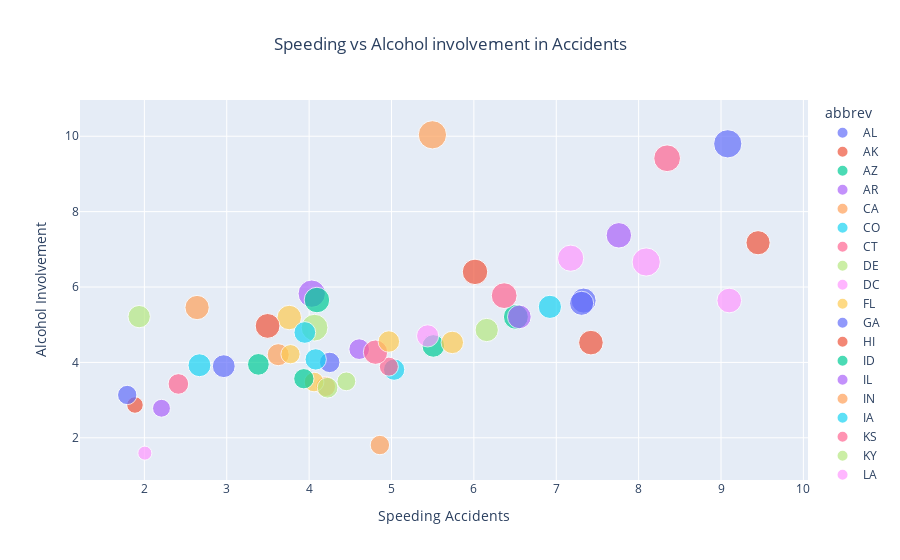

Notebook cell for this chart:
### Code cell
#Alcohol vs Speeding
fig=px.scatter(df,x='speeding',y='alcohol',
               color='abbrev',
               size='total',
               title='Speeding vs Alcohol involvement in Accidents',
               labels={'speeding':'Speeding Accidents','alcohol':'Alcohol Involvement'}
               )
fig.update_layout(title={'x':0.5})
fig.show()

### Figure 1 — Plotly figure (JSON) as saved in the notebook; plotly's stock layout.template omitted (floating-point values rounded to 4 significant figures)
{"data": [{"hovertemplate": "abbrev=AL<br>Speeding Accidents=%{x}<br>Alcohol Involvement=%{y}<br>total=%{marker.size}<extra></extra>", "legendgroup": "AL", "marker": {"color": "#636efa", "size": [18.8], "sizemode": "area", "sizeref": 0.05975, "symbol": "circle"}, "mode": "markers", "name": "AL", "orientation": "v", "showlegend": true, "type": "scatter", "x": [7.332], "xaxis": "x", "y": [5.64], "yaxis": "y"}, {"hovertemplate": "abbrev=AK<br>Speeding Accidents=%{x}<br>Alcohol Involvement=%{y}<br>total=%{marker.size}<extra></extra>", "legendgroup": "AK", "marker": {"color": "#EF553B", "size": [18.1], "sizemode": "area", "sizeref": 0.05975, "symbol": "circle"}, "mode": "markers", "name": "AK", "orientation": "v", "showlegend": true, "type": "scatter", "x": [7.421], "xaxis": "x", "y": [4.525], "yaxis": "y"}, {"hovertemplate": "abbrev=AZ<br>Speeding Accidents=%{x}<br>Alcohol Involvement=%{y}<br>total=%{marker.size}<extra></extra>", "legendgroup": "AZ", "marker": {"color": "#00cc96", "size": [18.6], "sizemode": "area", "sizeref": 0.05975, "symbol": "circle"}, "mode": "markers", "name": "AZ", "orientation": "v", "showlegend": true, "type": "scatter", "x": [6.51], "xaxis": "x", "y": [5.208], "yaxis": "y"}, {"hovertemplate": "abbrev=AR<br>Speeding Accidents=%{x}<br>Alcohol Involvement=%{y}<br>total=%{marker.size}<extra></extra>", "legendgroup": "AR", "marker": {"color": "#ab63fa", "size": [22.4], "sizemode": "area", "sizeref": 0.05975, "symbol": "circle"}, "mode": "markers", "name": "AR", "orientation": "v", "showlegend": true, "type": "scatter", "x": [4.032], "xaxis": "x", "y": [5.824], "yaxis": "y"}, {"hovertemplate": "abbrev=CA<br>Speeding Accidents=%{x}<br>Alcohol Involvement=%{y}<br>total=%{marker.size}<extra></extra>", "legendgroup": "CA", "marker": {"color": "#FFA15A", "size": [12.0], "sizemode": "area", "sizeref": 0.05975, "symbol": "circle"}, "mode": "markers", "name": "CA", "orientation": "v", "showlegend": true, "type": "scatter", "x": [4.2], "xaxis": "x", "y": [3.36], "yaxis": "y"}, {"hovertemplate": "abbrev=CO<br>Speeding Accidents=%{x}<br>Alcohol Involvement=%{y}<br>total=%{marker.size}<extra></extra>", "legendgroup": "CO", "marker": {"color": "#19d3f3", "size": [13.6], "sizemode": "area", "sizeref": 0.05975, "symbol": "circle"}, "mode": "markers", "name": "CO", "orientation": "v", "showlegend": true, "type": "scatter", "x": [5.032], "xaxis": "x", "y": [3.808], "yaxis": "y"}, {"hovertemplate": "abbrev=CT<br>Speeding Accidents=%{x}<br>Alcohol Involvement=%{y}<br>total=%{marker.size}<extra></extra>", "legendgroup": "CT", "marker": {"color": "#FF6692", "size": [10.8], "sizemode": "area", "sizeref": 0.05975, "symbol": "circle"}, "mode": "markers", "name": "CT", "orientation": "v", "showlegend": true, "type": "scatter", "x": [4.968], "xaxis": "x", "y": [3.888], "yaxis": "y"}, {"hovertemplate": "abbrev=DE<br>Speeding Accidents=%{x}<br>Alcohol Involvement=%{y}<br>total=%{marker.size}<extra></extra>", "legendgroup": "DE", "marker": {"color": "#B6E880", "size": [16.2], "sizemode": "area", "sizeref": 0.05975, "symbol": "circle"}, "mode": "markers", "name": "DE", "orientation": "v", "showlegend": true, "type": "scatter", "x": [6.156], "xaxis": "x", "y": [4.86], "yaxis": "y"}, {"hovertemplate": "abbrev=DC<br>Speeding Accidents=%{x}<br>Alcohol Involvement=%{y}<br>total=%{marker.size}<extra></extra>", "legendgroup": "DC", "marker": {"color": "#FF97FF", "size": [5.9], "sizemode": "area", "sizeref": 0.05975, "symbol": "circle"}, "mode": "markers", "name": "DC", "orientation": "v", "showlegend": true, "type": "scatter", "x": [2.006], "xaxis": "x", "y": [1.593], "yaxis": "y"}, {"hovertemplate": "abbrev=FL<br>Speeding Accidents=%{x}<br>Alcohol Involvement=%{y}<br>total=%{marker.size}<extra></extra>", "legendgroup": "FL", "marker": {"color": "#FECB52", "size": [17.9], "sizemode": "area", "sizeref": 0.05975, "symbol": "circle"}, "mode": "markers", "name": "FL", "orientation": "v", "showlegend": true, "type": "scatter", "x": [3.759], "xaxis": "x", "y": [5.191], "yaxis": "y"}, {"hovertemplate": "abbrev=GA<br>Speeding Accidents=%{x}<br>Alcohol Involvement=%{y}<br>total=%{marker.size}<extra></extra>", "legendgroup": "GA", "marker": {"color": "#636efa", "size": [15.6], "sizemode": "area", "sizeref": 0.05975, "symbol": "circle"}, "mode": "markers", "name": "GA", "orientation": "v", "showlegend": true, "type": "scatter", "x": [2.964], "xaxis": "x", "y": [3.9], "yaxis": "y"}, {"hovertemplate": "abbrev=HI<br>Speeding Accidents=%{x}<br>Alcohol Involvement=%{y}<br>total=%{marker.size}<extra></extra>", "legendgroup": "HI", "marker": {"color": "#EF553B", "size": [17.5], "sizemode": "area", "sizeref": 0.05975, "symbol": "circle"}, "mode": "markers", "name": "HI", "orientation": "v", "showlegend": true, "type": "scatter", "x": [9.45], "xaxis": "x", "y": [7.175], "yaxis": "y"}, {"hovertemplate": "abbrev=ID<br>Speeding Accidents=%{x}<br>Alcohol Involvement=%{y}<br>total=%{marker.size}<extra></extra>", "legendgroup": "ID", "marker": {"color": "#00cc96", "size": [15.3], "sizemode": "area", "sizeref": 0.05975, "symbol": "circle"}, "mode": "markers", "name": "ID", "orientation": "v", "showlegend": true, "type": "scatter", "x": [5.508], "xaxis": "x", "y": [4.437], "yaxis": "y"}, {"hovertemplate": "abbrev=IL<br>Speeding Accidents=%{x}<br>Alcohol Involvement=%{y}<br>total=%{marker.size}<extra></extra>", "legendgroup": "IL", "marker": {"color": "#ab63fa", "size": [12.8], "sizemode": "area", "sizeref": 0.05975, "symbol": "circle"}, "mode": "markers", "name": "IL", "orientation": "v", "showlegend": true, "type": "scatter", "x": [4.608], "xaxis": "x", "y": [4.352], "yaxis": "y"}, {"hovertemplate": "abbrev=IN<br>Speeding Accidents=%{x}<br>Alcohol Involvement=%{y}<br>total=%{marker.size}<extra></extra>", "legendgroup": "IN", "marker": {"color": "#FFA15A", "size": [14.5], "sizemode": "area", "sizeref": 0.05975, "symbol": "circle"}, "mode": "markers", "name": "IN", "orientation": "v", "showlegend": true, "type": "scatter", "x": [3.625], "xaxis": "x", "y": [4.205], "yaxis": "y"}, {"hovertemplate": "abbrev=IA<br>Speeding Accidents=%{x}<br>Alcohol Involvement=%{y}<br>total=%{marker.size}<extra></extra>", "legendgroup": "IA", "marker": {"color": "#19d3f3", "size": [15.7], "sizemode": "area", "sizeref": 0.05975, "symbol": "circle"}, "mode": "markers", "name": "IA", "orientation": "v", "showlegend": true, "type": "scatter", "x": [2.669], "xaxis": "x", "y": [3.925], "yaxis": "y"}, {"hovertemplate": "abbrev=KS<br>Speeding Accidents=%{x}<br>Alcohol Involvement=%{y}<br>total=%{marker.size}<extra></extra>", "legendgroup": "KS", "marker": {"color": "#FF6692", "size": [17.8], "sizemode": "area", "sizeref": 0.05975, "symbol": "circle"}, "mode": "markers", "name": "KS", "orientation": "v", "showlegend": true, "type": "scatter", "x": [4.806], "xaxis": "x", "y": [4.272], "yaxis": "y"}, {"hovertemplate": "abbrev=KY<br>Speeding Accidents=%{x}<br>Alcohol Involvement=%{y}<br>total=%{marker.size}<extra></extra>", "legendgroup": "KY", "marker": {"color": "#B6E880", "size": [21.4], "sizemode": "area", "sizeref": 0.05975, "symbol": "circle"}, "mode": "markers", "name": "KY", "orientation": "v", "showlegend": true, "type": "scatter", "x": [4.066], "xaxis": "x", "y": [4.922], "yaxis": "y"}, {"hovertemplate": "abbrev=LA<br>Speeding Accidents=%{x}<br>Alcohol Involvement=%{y}<br>total=%{marker.size}<extra></extra>", "legendgroup": "LA", "marker": {"color": "#FF97FF", "size": [20.5], "sizemode": "area", "sizeref": 0.05975, "symbol": "circle"}, "mode": "markers", "name": "LA", "orientation": "v", "showlegend": true, "type": "scatter", "x": [7.175], "xaxis": "x", "y": [6.765], "yaxis": "y"}, {"hovertemplate": "abbrev=ME<br>Speeding Accidents=%{x}<br>Alcohol Involvement=%{y}<br>total=%{marker.size}<extra></extra>", "legendgroup": "ME", "marker": {"color": "#FECB52", "size": [15.1], "sizemode": "area", "sizeref": 0.05975, "symbol": "circle"}, "mode": "markers", "name": "ME", "orientation": "v", "showlegend": true, "type": "scatter", "x": [5.738], "xaxis": "x", "y": [4.53], "yaxis": "y"}, {"hovertemplate": "abbrev=MD<br>Speeding Accidents=%{x}<br>Alcohol Involvement=%{y}<br>total=%{marker.size}<extra></extra>", "legendgroup": "MD", "marker": {"color": "#636efa", "size": [12.5], "sizemode": "area", "sizeref": 0.05975, "symbol": "circle"}, "mode": "markers", "name": "MD", "orientation": "v", "showlegend": true, "type": "scatter", "x": [4.25], "xaxis": "x", "y": [4.0], "yaxis": "y"}, {"hovertemplate": "abbrev=MA<br>Speeding Accidents=%{x}<br>Alcohol Involvement=%{y}<br>total=%{marker.size}<extra></extra>", "legendgroup": "MA", "marker": {"color": "#EF553B", "size": [8.2], "sizemode": "area", "sizeref": 0.05975, "symbol": "circle"}, "mode": "markers", "name": "MA", "orientation": "v", "showlegend": true, "type": "scatter", "x": [1.886], "xaxis": "x", "y": [2.87], "yaxis": "y"}, {"hovertemplate": "abbrev=MI<br>Speeding Accidents=%{x}<br>Alcohol Involvement=%{y}<br>total=%{marker.size}<extra></extra>", "legendgroup": "MI", "marker": {"color": "#00cc96", "size": [14.1], "sizemode": "area", "sizeref": 0.05975, "symbol": "circle"}, "mode": "markers", "name": "MI", "orientation": "v", "showlegend": true, "type": "scatter", "x": [3.384], "xaxis": "x", "y": [3.948], "yaxis": "y"}, {"hovertemplate": "abbrev=MN<br>Speeding Accidents=%{x}<br>Alcohol Involvement=%{y}<br>total=%{marker.size}<extra></extra>", "legendgroup": "MN", "marker": {"color": "#ab63fa", "size": [9.6], "sizemode": "area", "sizeref": 0.05975, "symbol": "circle"}, "mode": "markers", "name": "MN", "orientation": "v", "showlegend": true, "type": "scatter", "x": [2.208], "xaxis": "x", "y": [2.784], "yaxis": "y"}, {"hovertemplate": "abbrev=MS<br>Speeding Accidents=%{x}<br>Alcohol Involvement=%{y}<br>total=%{marker.size}<extra></extra>", "legendgroup": "MS", "marker": {"color": "#FFA15A", "size": [17.6], "sizemode": "area", "sizeref": 0.05975, "symbol": "circle"}, "mode": "markers", "name": "MS", "orientation": "v", "showlegend": true, "type": "scatter", "x": [2.64], "xaxis": "x", "y": [5.456], "yaxis": "y"}, {"hovertemplate": "abbrev=MO<br>Speeding Accidents=%{x}<br>Alcohol Involvement=%{y}<br>total=%{marker.size}<extra></extra>", "legendgroup": "MO", "marker": {"color": "#19d3f3", "size": [16.1], "sizemode": "area", "sizeref": 0.05975, "symbol": "circle"}, "mode": "markers", "name": "MO", "orientation": "v", "showlegend": true, "type": "scatter", "x": [6.923], "xaxis": "x", "y": [5.474], "yaxis": "y"}, {"hovertemplate": "abbrev=MT<br>Speeding Accidents=%{x}<br>Alcohol Involvement=%{y}<br>total=%{marker.size}<extra></extra>", "legendgroup": "MT", "marker": {"color": "#FF6692", "size": [21.4], "sizemode": "area", "sizeref": 0.05975, "symbol": "circle"}, "mode": "markers", "name": "MT", "orientation": "v", "showlegend": true, "type": "scatter", "x": [8.346], "xaxis": "x", "y": [9.416], "yaxis": "y"}, {"hovertemplate": "abbrev=NE<br>Speeding Accidents=%{x}<br>Alcohol Involvement=%{y}<br>total=%{marker.size}<extra></extra>", "legendgroup": "NE", "marker": {"color": "#B6E880", "size": [14.9], "sizemode": "area", "sizeref": 0.05975, "symbol": "circle"}, "mode": "markers", "name": "NE", "orientation": "v", "showlegend": true, "type": "scatter", "x": [1.937], "xaxis": "x", "y": [5.215], "yaxis": "y"}, {"hovertemplate": "abbrev=NV<br>Speeding Accidents=%{x}<br>Alcohol Involvement=%{y}<br>total=%{marker.size}<extra></extra>", "legendgroup": "NV", "marker": {"color": "#FF97FF", "size": [14.7], "sizemode": "area", "sizeref": 0.05975, "symbol": "circle"}, "mode": "markers", "name": "NV", "orientation": "v", "showlegend": true, "type": "scatter", "x": [5.439], "xaxis": "x", "y": [4.704], "yaxis": "y"}, {"hovertemplate": "abbrev=NH<br>Speeding Accidents=%{x}<br>Alcohol Involvement=%{y}<br>total=%{marker.size}<extra></extra>", "legendgroup": "NH", "marker": {"color": "#FECB52", "size": [11.6], "sizemode": "area", "sizeref": 0.05975, "symbol": "circle"}, "mode": "markers", "name": "NH", "orientation": "v", "showlegend": true, "type": "scatter", "x": [4.06], "xaxis": "x", "y": [3.48], "yaxis": "y"}, {"hovertemplate": "abbrev=NJ<br>Speeding Accidents=%{x}<br>Alcohol Involvement=%{y}<br>total=%{marker.size}<extra></extra>", "legendgroup": "NJ", "marker": {"color": "#636efa", "size": [11.2], "sizemode": "area", "sizeref": 0.05975, "symbol": "circle"}, "mode": "markers", "name": "NJ", "orientation": "v", "showlegend": true, "type": "scatter", "x": [1.792], "xaxis": "x", "y": [3.136], "yaxis": "y"}, {"hovertemplate": "abbrev=NM<br>Speeding Accidents=%{x}<br>Alcohol Involvement=%{y}<br>total=%{marker.size}<extra></extra>", "legendgroup": "NM", "marker": {"color": "#EF553B", "size": [18.4], "sizemode": "area", "sizeref": 0.05975, "symbol": "circle"}, "mode": "markers", "name": "NM", "orientation": "v", "showlegend": true, "type": "scatter", "x": [3.496], "xaxis": "x", "y": [4.968], "yaxis": "y"}, {"hovertemplate": "abbrev=NY<br>Speeding Accidents=%{x}<br>Alcohol Involvement=%{y}<br>total=%{marker.size}<extra></extra>", "legendgroup": "NY", "marker": {"color": "#00cc96", "size": [12.3], "sizemode": "area", "sizeref": 0.05975, "symbol": "circle"}, "mode": "markers", "name": "NY", "orientation": "v", "showlegend": true, "type": "scatter", "x": [3.936], "xaxis": "x", "y": [3.567], "yaxis": "y"}, {"hovertemplate": "abbrev=NC<br>Speeding Accidents=%{x}<br>Alcohol Involvement=%{y}<br>total=%{marker.size}<extra></extra>", "legendgroup": "NC", "marker": {"color": "#ab63fa", "size": [16.8], "sizemode": "area", "sizeref": 0.05975, "symbol": "circle"}, "mode": "markers", "name": "NC", "orientation": "v", "showlegend": true, "type": "scatter", "x": [6.552], "xaxis": "x", "y": [5.208], "yaxis": "y"}, {"hovertemplate": "abbrev=ND<br>Speeding Accidents=%{x}<br>Alcohol Involvement=%{y}<br>total=%{marker.size}<extra></extra>", "legendgroup": "ND", "marker": {"color": "#FFA15A", "size": [23.9], "sizemode": "area", "sizeref": 0.05975, "symbol": "circle"}, "mode": "markers", "name": "ND", "orientation": "v", "showlegend": true, "type": "scatter", "x": [5.497], "xaxis": "x", "y": [10.04], "yaxis": "y"}, {"hovertemplate": "abbrev=OH<br>Speeding Accidents=%{x}<br>Alcohol Involvement=%{y}<br>total=%{marker.size}<extra></extra>", "legendgroup": "OH", "marker": {"color": "#19d3f3", "size": [14.1], "sizemode": "area", "sizeref": 0.05975, "symbol": "circle"}, "mode": "markers", "name": "OH", "orientation": "v", "showlegend": true, "type": "scatter", "x": [3.948], "xaxis": "x", "y": [4.794], "yaxis": "y"}, {"hovertemplate": "abbrev=OK<br>Speeding Accidents=%{x}<br>Alcohol Involvement=%{y}<br>total=%{marker.size}<extra></extra>", "legendgroup": "OK", "marker": {"color": "#FF6692", "size": [19.9], "sizemode": "area", "sizeref": 0.05975, "symbol": "circle"}, "mode": "markers", "name": "OK", "orientation": "v", "showlegend": true, "type": "scatter", "x": [6.368], "xaxis": "x", "y": [5.771], "yaxis": "y"}, {"hovertemplate": "abbrev=OR<br>Speeding Accidents=%{x}<br>Alcohol Involvement=%{y}<br>total=%{marker.size}<extra></extra>", "legendgroup": "OR", "marker": {"color": "#B6E880", "size": [12.8], "sizemode": "area", "sizeref": 0.05975, "symbol": "circle"}, "mode": "markers", "name": "OR", "orientation": "v", "showlegend": true, "type": "scatter", "x": [4.224], "xaxis": "x", "y": [3.328], "yaxis": "y"}, {"hovertemplate": "abbrev=PA<br>Speeding Accidents=%{x}<br>Alcohol Involvement=%{y}<br>total=%{marker.size}<extra></extra>", "legendgroup": "PA", "marker": {"color": "#FF97FF", "size": [18.2], "sizemode": "area", "sizeref": 0.05975, "symbol": "circle"}, "mode": "markers", "name": "PA", "orientation": "v", "showlegend": true, "type": "scatter", "x": [9.1], "xaxis": "x", "y": [5.642], "yaxis": "y"}, {"hovertemplate": "abbrev=RI<br>Speeding Accidents=%{x}<br>Alcohol Involvement=%{y}<br>total=%{marker.size}<extra></extra>", "legendgroup": "RI", "marker": {"color": "#FECB52", "size": [11.1], "sizemode": "area", "sizeref": 0.05975, "symbol": "circle"}, "mode": "markers", "name": "RI", "orientation": "v", "showlegend": true, "type": "scatter", "x": [3.774], "xaxis": "x", "y": [4.218], "yaxis": "y"}, {"hovertemplate": "abbrev=SC<br>Speeding Accidents=%{x}<br>Alcohol Involvement=%{y}<br>total=%{marker.size}<extra></extra>", "legendgroup": "SC", "marker": {"color": "#636efa", "size": [23.9], "sizemode": "area", "sizeref": 0.05975, "symbol": "circle"}, "mode": "markers", "name": "SC", "orientation": "v", "showlegend": true, "type": "scatter", "x": [9.082], "xaxis": "x", "y": [9.799], "yaxis": "y"}, {"hovertemplate": "abbrev=SD<br>Speeding Accidents=%{x}<br>Alcohol Involvement=%{y}<br>total=%{marker.size}<extra></extra>", "legendgroup": "SD", "marker": {"color": "#EF553B", "size": [19.4], "sizemode": "area", "sizeref": 0.05975, "symbol": "circle"}, "mode": "markers", "name": "SD", "orientation": "v", "showlegend": true, "type": "scatter", "x": [6.014], "xaxis": "x", "y": [6.402], "yaxis": "y"}, {"hovertemplate": "abbrev=TN<br>Speeding Accidents=%{x}<br>Alcohol Involvement=%{y}<br>total=%{marker.size}<extra></extra>", "legendgroup": "TN", "marker": {"color": "#00cc96", "size": [19.5], "sizemode": "area", "sizeref": 0.05975, "symbol": "circle"}, "mode": "markers", "name": "TN", "orientation": "v", "showlegend": true, "type": "scatter", "x": [4.095], "xaxis": "x", "y": [5.655], "yaxis": "y"}, {"hovertemplate": "abbrev=TX<br>Speeding Accidents=%{x}<br>Alcohol Involvement=%{y}<br>total=%{marker.size}<extra></extra>", "legendgroup": "TX", "marker": {"color": "#ab63fa", "size": [19.4], "sizemode": "area", "sizeref": 0.05975, "symbol": "circle"}, "mode": "markers", "name": "TX", "orientation": "v", "showlegend": true, "type": "scatter", "x": [7.76], "xaxis": "x", "y": [7.372], "yaxis": "y"}, {"hovertemplate": "abbrev=UT<br>Speeding Accidents=%{x}<br>Alcohol Involvement=%{y}<br>total=%{marker.size}<extra></extra>", "legendgroup": "UT", "marker": {"color": "#FFA15A", "size": [11.3], "sizemode": "area", "sizeref": 0.05975, "symbol": "circle"}, "mode": "markers", "name": "UT", "orientation": "v", "showlegend": true, "type": "scatter", "x": [4.859], "xaxis": "x", "y": [1.808], "yaxis": "y"}, {"hovertemplate": "abbrev=VT<br>Speeding Accidents=%{x}<br>Alcohol Involvement=%{y}<br>total=%{marker.size}<extra></extra>", "legendgroup": "VT", "marker": {"color": "#19d3f3", "size": [13.6], "sizemode": "area", "sizeref": 0.05975, "symbol": "circle"}, "mode": "markers", "name": "VT", "orientation": "v", "showlegend": true, "type": "scatter", "x": [4.08], "xaxis": "x", "y": [4.08], "yaxis": "y"}, {"hovertemplate": "abbrev=VA<br>Speeding Accidents=%{x}<br>Alcohol Involvement=%{y}<br>total=%{marker.size}<extra></extra>", "legendgroup": "VA", "marker": {"color": "#FF6692", "size": [12.7], "sizemode": "area", "sizeref": 0.05975, "symbol": "circle"}, "mode": "markers", "name": "VA", "orientation": "v", "showlegend": true, "type": "scatter", "x": [2.413], "xaxis": "x", "y": [3.429], "yaxis": "y"}, {"hovertemplate": "abbrev=WA<br>Speeding Accidents=%{x}<br>Alcohol Involvement=%{y}<br>total=%{marker.size}<extra></extra>", "legendgroup": "WA", "marker": {"color": "#B6E880", "size": [10.6], "sizemode": "area", "sizeref": 0.05975, "symbol": "circle"}, "mode": "markers", "name": "WA", "orientation": "v", "showlegend": true, "type": "scatter", "x": [4.452], "xaxis": "x", "y": [3.498], "yaxis": "y"}, {"hovertemplate": "abbrev=WV<br>Speeding Accidents=%{x}<br>Alcohol Involvement=%{y}<br>total=%{marker.size}<extra></extra>", "legendgroup": "WV", "marker": {"color": "#FF97FF", "size": [23.8], "sizemode": "area", "sizeref": 0.05975, "symbol": "circle"}, "mode": "markers", "name": "WV", "orientation": "v", "showlegend": true, "type": "scatter", "x": [8.092], "xaxis": "x", "y": [6.664], "yaxis": "y"}, {"hovertemplate": "abbrev=WI<br>Speeding Accidents=%{x}<br>Alcohol Involvement=%{y}<br>total=%{marker.size}<extra></extra>", "legendgroup": "WI", "marker": {"color": "#FECB52", "size": [13.8], "sizemode": "area", "sizeref": 0.05975, "symbol": "circle"}, "mode": "markers", "name": "WI", "orientation": "v", "showlegend": true, "type": "scatter", "x": [4.968], "xaxis": "x", "y": [4.554], "yaxis": "y"}, {"hovertemplate": "abbrev=WY<br>Speeding Accidents=%{x}<br>Alcohol Involvement=%{y}<br>total=%{marker.size}<extra></extra>", "legendgroup": "WY", "marker": {"color": "#636efa", "size": [17.4], "sizemode": "area", "sizeref": 0.05975, "symbol": "circle"}, "mode": "markers", "name": "WY", "orientation": "v", "showlegend": true, "type": "scatter", "x": [7.308], "xaxis": "x", "y": [5.568], "yaxis": "y"}], "layout": {"legend": {"itemsizing": "constant", "title": {"text": "abbrev"}, "tracegroupgap": 0}, "title": {"text": "Speeding vs Alcohol involvement in Accidents", "x": 0.5}, "xaxis": {"anchor": "y", "domain": [0, 1], "title": {"text": "Speeding Accidents"}}, "yaxis": {"anchor": "x", "domain": [0, 1], "title": {"text": "Alcohol Involvement"}}}}
